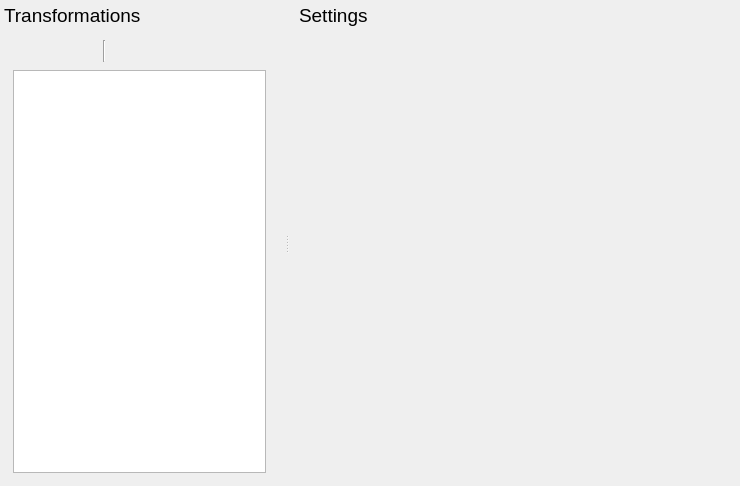
<?xml version="1.0" encoding="UTF-8"?>
<ui version="4.0">
 <class>VTransformCtlDialog</class>
 <widget class="QDialog" name="VTransformCtlDialog">
  <property name="geometry">
   <rect>
    <x>0</x>
    <y>0</y>
    <width>740</width>
    <height>486</height>
   </rect>
  </property>
  <property name="windowTitle">
   <string>Frame Transformations</string>
  </property>
  <layout class="QHBoxLayout" name="horizontalLayout">
   <property name="spacing">
    <number>2</number>
   </property>
   <property name="leftMargin">
    <number>2</number>
   </property>
   <property name="topMargin">
    <number>2</number>
   </property>
   <property name="rightMargin">
    <number>2</number>
   </property>
   <property name="bottomMargin">
    <number>2</number>
   </property>
   <item>
    <widget class="QSplitter" name="splitter">
     <property name="orientation">
      <enum>Qt::Horizontal</enum>
     </property>
     <property name="childrenCollapsible">
      <bool>false</bool>
     </property>
     <widget class="QWidget" name="widget_1" native="true">
      <layout class="QVBoxLayout" name="verticalLayout_3">
       <property name="spacing">
        <number>2</number>
       </property>
       <property name="leftMargin">
        <number>2</number>
       </property>
       <property name="topMargin">
        <number>2</number>
       </property>
       <property name="rightMargin">
        <number>10</number>
       </property>
       <property name="bottomMargin">
        <number>2</number>
       </property>
       <item>
        <widget class="QLabel" name="labelTFHeader">
         <property name="font">
          <font>
           <pointsize>14</pointsize>
          </font>
         </property>
         <property name="text">
          <string>Transformations</string>
         </property>
        </widget>
       </item>
       <item>
        <widget class="QWidget" name="widgetTFContainer" native="true">
         <property name="sizePolicy">
          <sizepolicy hsizetype="Maximum" vsizetype="Expanding">
           <horstretch>0</horstretch>
           <verstretch>0</verstretch>
          </sizepolicy>
         </property>
         <layout class="QVBoxLayout" name="verticalLayout_2">
          <item>
           <widget class="QWidget" name="modButtonsWidget" native="true">
            <layout class="QHBoxLayout" name="horizontalLayout_2">
             <property name="spacing">
              <number>4</number>
             </property>
             <property name="leftMargin">
              <number>2</number>
             </property>
             <property name="topMargin">
              <number>2</number>
             </property>
             <property name="rightMargin">
              <number>2</number>
             </property>
             <property name="bottomMargin">
              <number>2</number>
             </property>
             <item>
              <widget class="QPushButton" name="btnAdd">
               <property name="text">
                <string/>
               </property>
               <property name="icon">
                <iconset theme="list-add">
                 <normaloff>.</normaloff>.</iconset>
               </property>
               <property name="default">
                <bool>true</bool>
               </property>
               <property name="flat">
                <bool>true</bool>
               </property>
              </widget>
             </item>
             <item>
              <widget class="QPushButton" name="btnRemove">
               <property name="text">
                <string/>
               </property>
               <property name="icon">
                <iconset theme="list-remove">
                 <normaloff>.</normaloff>.</iconset>
               </property>
               <property name="flat">
                <bool>true</bool>
               </property>
              </widget>
             </item>
             <item>
              <widget class="Line" name="line">
               <property name="orientation">
                <enum>Qt::Vertical</enum>
               </property>
              </widget>
             </item>
             <item>
              <widget class="QPushButton" name="btnMoveUp">
               <property name="text">
                <string/>
               </property>
               <property name="icon">
                <iconset theme="go-up">
                 <normaloff>.</normaloff>.</iconset>
               </property>
               <property name="flat">
                <bool>true</bool>
               </property>
              </widget>
             </item>
             <item>
              <widget class="QPushButton" name="btnMoveDown">
               <property name="text">
                <string/>
               </property>
               <property name="icon">
                <iconset theme="go-down">
                 <normaloff>.</normaloff>.</iconset>
               </property>
               <property name="flat">
                <bool>true</bool>
               </property>
              </widget>
             </item>
             <item>
              <spacer name="horizontalSpacer">
               <property name="orientation">
                <enum>Qt::Horizontal</enum>
               </property>
               <property name="sizeHint" stdset="0">
                <size>
                 <width>40</width>
                 <height>20</height>
                </size>
               </property>
              </spacer>
             </item>
            </layout>
           </widget>
          </item>
          <item>
           <widget class="QListView" name="activeTFListView">
            <property name="iconSize">
             <size>
              <width>16</width>
              <height>16</height>
             </size>
            </property>
           </widget>
          </item>
         </layout>
        </widget>
       </item>
      </layout>
     </widget>
     <widget class="QWidget" name="widget_2" native="true">
      <property name="sizePolicy">
       <sizepolicy hsizetype="MinimumExpanding" vsizetype="Preferred">
        <horstretch>0</horstretch>
        <verstretch>0</verstretch>
       </sizepolicy>
      </property>
      <layout class="QVBoxLayout" name="verticalLayout_5">
       <property name="spacing">
        <number>4</number>
       </property>
       <property name="leftMargin">
        <number>10</number>
       </property>
       <property name="topMargin">
        <number>2</number>
       </property>
       <property name="rightMargin">
        <number>2</number>
       </property>
       <property name="bottomMargin">
        <number>2</number>
       </property>
       <item>
        <widget class="QLabel" name="labelSettingsHeader">
         <property name="font">
          <font>
           <pointsize>14</pointsize>
          </font>
         </property>
         <property name="text">
          <string>Settings</string>
         </property>
        </widget>
       </item>
       <item>
        <widget class="QWidget" name="widgetSettingsContainer" native="true">
         <property name="sizePolicy">
          <sizepolicy hsizetype="Fixed" vsizetype="Expanding">
           <horstretch>0</horstretch>
           <verstretch>0</verstretch>
          </sizepolicy>
         </property>
         <layout class="QVBoxLayout" name="verticalLayout">
          <property name="spacing">
           <number>2</number>
          </property>
          <property name="leftMargin">
           <number>2</number>
          </property>
          <property name="rightMargin">
           <number>2</number>
          </property>
          <property name="bottomMargin">
           <number>2</number>
          </property>
         </layout>
        </widget>
       </item>
      </layout>
     </widget>
    </widget>
   </item>
   <item>
    <spacer name="horizontalSpacer_2">
     <property name="orientation">
      <enum>Qt::Horizontal</enum>
     </property>
     <property name="sizeHint" stdset="0">
      <size>
       <width>40</width>
       <height>20</height>
      </size>
     </property>
    </spacer>
   </item>
  </layout>
 </widget>
 <resources/>
 <connections/>
</ui>
